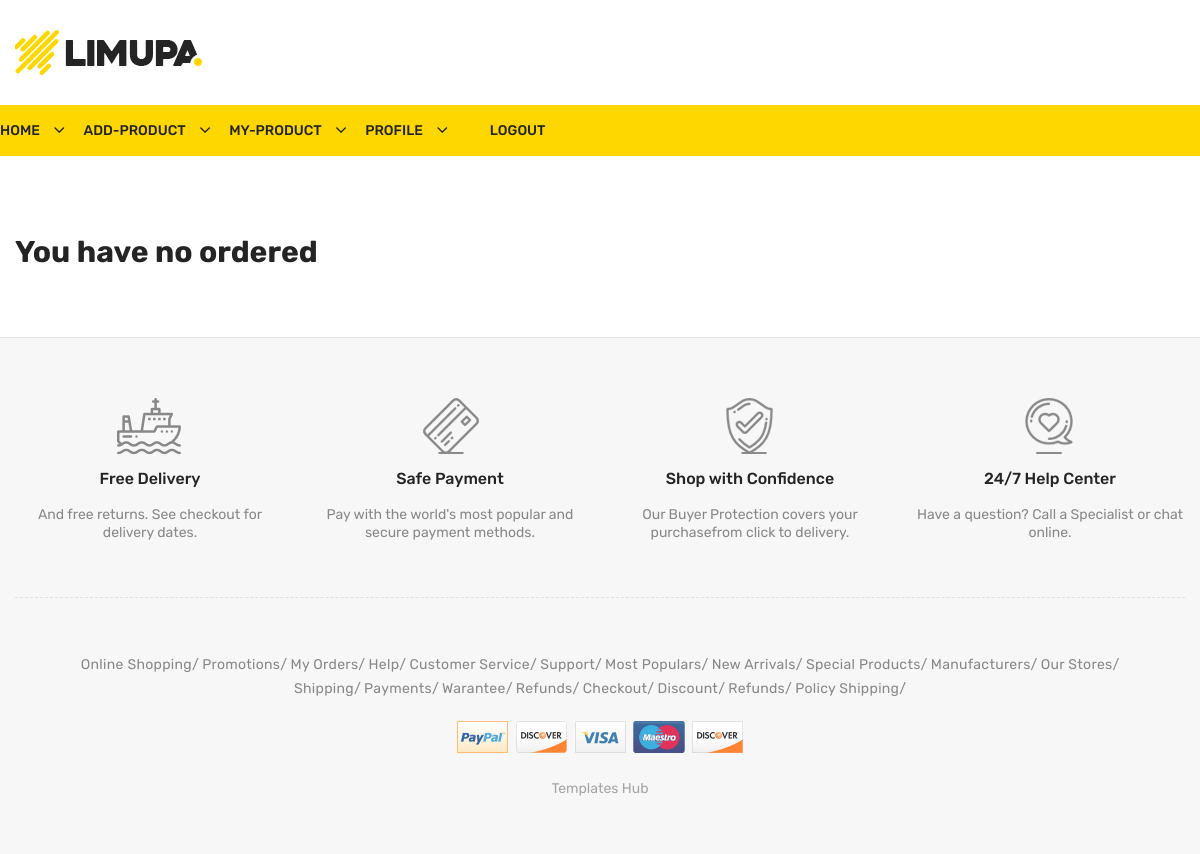
The page /seller-index/ (signed in) on the database as committed earlier.
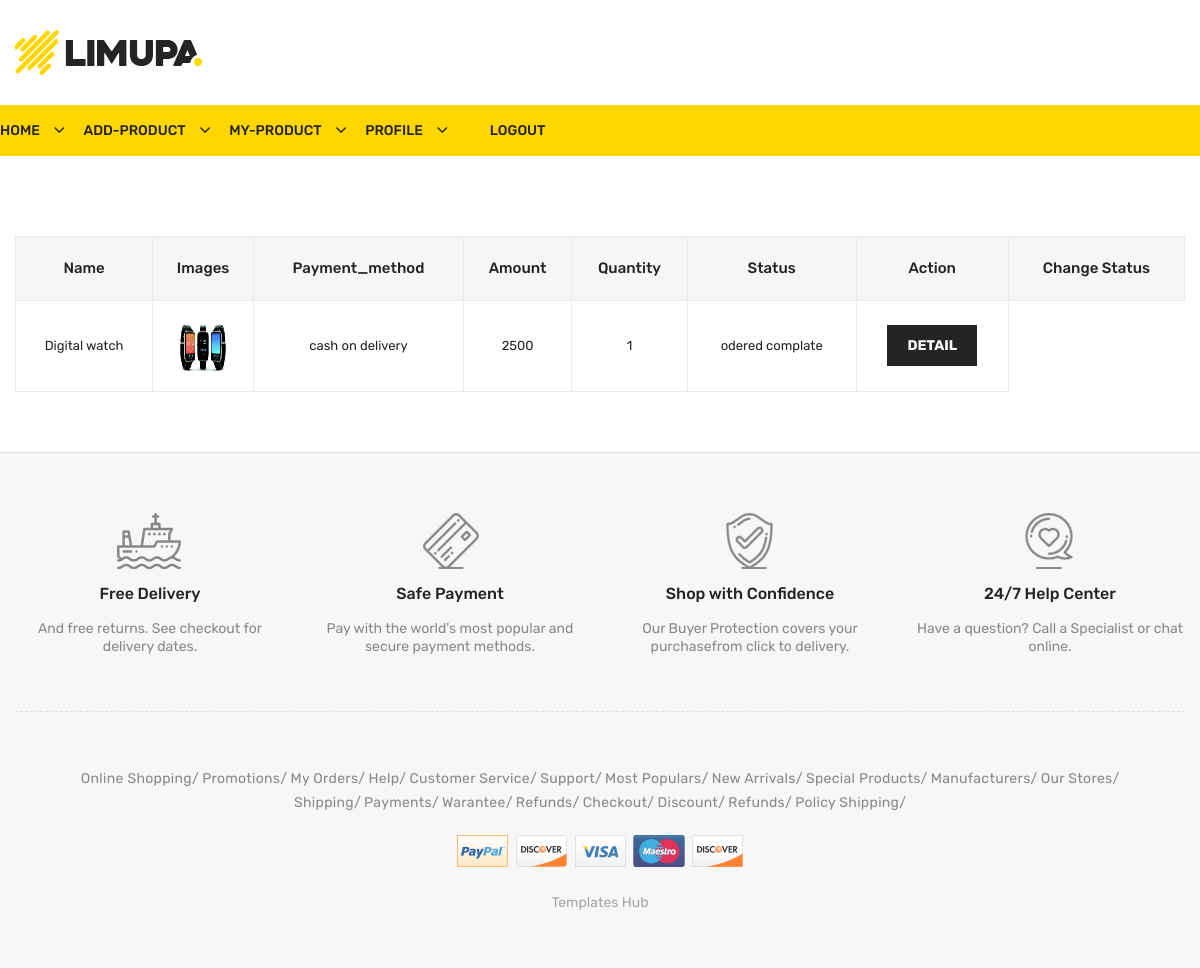
The same page on the database as committed later.
### myapp/models.py (models this page shows, shortened)
class Buyproduct(models.Model):
    sta=(
        ('pending','Pending'),
        ('packing','Packing'),
        ('ready to dispatch','Ready to dispatch'),
        ('on the way','On the way'),
        ('ordered complate','Ordered complate'),
    )
    payment=(
        ('cash on delivery','cash on delivery'),
        ('online','Online'),
    )
    user=models.ForeignKey(User,on_delete=models.CASCADE)
    product=models.ForeignKey(Product,on_delete=models.CASCADE)
    addres=models.TextField(max_length=500)
    status=models.CharField(max_length=100,choices=sta,default='pending')
    payment_method=models.CharField(max_length=50,choices=payment)
    total_amount=models.PositiveIntegerField()
    ordered_date=models.DateField(default=datetime.date.today)
    quantity=models.PositiveIntegerField(default=1)

class Product(models.Model):
    cate=(
        ('fashion','Fashion'),
        ('electronic','Electronic'),
        ('home and kitchen','Home and kitchen'),
        ('travel','Travel'),
        ('toy','Toy'),
        ('beauty','Beauty'),
        ('food','Food'),
        ('stationery','stationery')
    )
    seller=models.ForeignKey(User,on_delete=models.CASCADE)
    product_name=models.CharField(max_length=100)
    category=models.CharField(max_length=100,choices=cate)
    quantity=models.IntegerField()
    price=models.IntegerField()
    pic=models.FileField(upload_to='product/')
    description=models.TextField(max_length=200)

### myapp/views.py (the view)
# urls.py: path('seller-index/',views.seller_index,name='seller-index'),
@login_required(login_url='/login/')
def seller_index(request):
    l=[]
    pro=Buyproduct.objects.all()
    for i in pro:
        if i.product.seller == request.user:
            l.append(i)
    return render(request,'seller/seller-index.html',{'pro':l})

### myapp/templates/seller/seller-index.html (shortened to what this page needs)
{% extends 'header.html' %}
{% load static %}
{% block content %}
<div class="wishlist-area pt-60 pb-60">
    <div class="container">
        <div class="row">
            <div class="col-12">
               {% if pro %}
                <form action="#">
                    <div class="table-content table-responsive">
                        <table class="table">
                            <thead>
                                <tr>
                                    <th class="li-product-remove">name</th>
                                    <th class="li-product-thumbnail">images</th>
                                    <th class="cart-product-name">Payment_method</th>
                                    <th class="li-product-price">amount</th>
                                    <th class="li-product-stock-status">Quantity</th>
                                    <th class="li-product-stock-status">Status</th>
                                    <th class="li-product-add-cart">Action</th>
                                    <th class="li-product-add-cart">Change status</th>
                                </tr>
                            </thead>
                            <tbody>
                                {% for pro in pro %}
                                <tr>
                                    <td ><span class="amount">{{pro.product.product_name}}</span></td>
                                    <td class="li-product-thumbnail"><a href="#"><img src="{{pro.product.pic.url}}" alt=""width="50" height="50"></a></td>
                                    <td ><span class="amount">{{pro.payment_method}}</span></td>
                                    <td ><span class="amount">{{pro.total_amount}}</span></td>
                                    <td ><span class="amount">{{pro.quantity}}</span></td>
                                    <td ><span class="amount">{{pro.status}}</span></td>
                                    <td class="li-product-add-cart"><a href="{% url 'view-ordered' pro.id%}">Detail</a>
                                </tr>
                                {% endfor %}
                            </tbody>
                        </table>
                    </div>
                </form>
                {% else %}
                <h2>You have no ordered</h2>
                {% endif %}
            </div>
        </div>
    </div>
</div>
{% endblock %}

Rows that differ between the two databases and show on the page:
added Buyproduct: product.product_name "Digital watch", product.pic (picture), payment_method "cash on delivery", total_amount "2500", quantity "1", status "odered complate"
Other text that changed with them:
text no longer shown: "You have no ordered"
text now shown: "Name Images Payment_method Amount Quantity Status Action Change Status"
